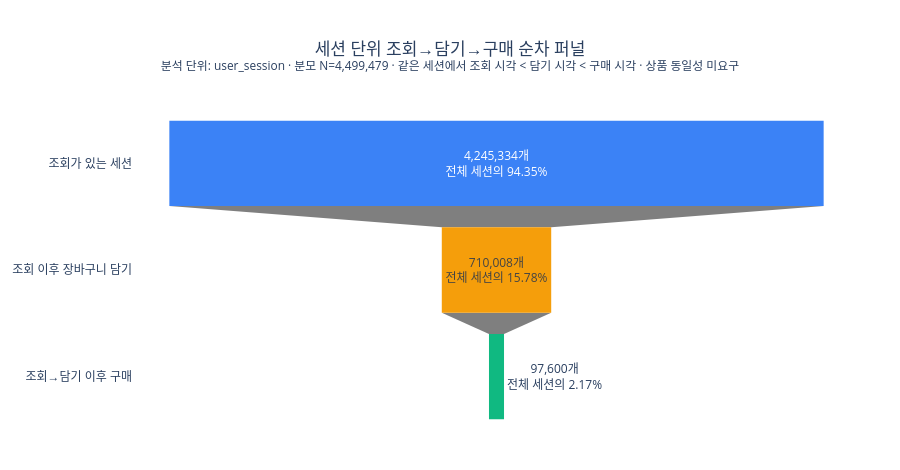

Here is the notebook cell this chart was saved with:
### Code cell
session_text = [
    f"{count:,}개<br>전체 세션의 {rate:.2f}%"
    for count, rate in zip(session_funnel['세션 수'], session_funnel['전체분모대비_pct'])
]
fig = go.Figure(go.Funnel(
    y=['조회가 있는 세션', '조회 이후 장바구니 담기', '조회→담기 이후 구매'],
    x=session_funnel['세션 수'],
    text=session_text,
    texttemplate='%{text}',
    marker=dict(color=[COLORS['view'], COLORS['cart'], COLORS['purchase']]),
    hovertemplate='%{y}<br>%{value:,}개<extra></extra>',
))
fig.update_layout(
    title=dict(
        text=(
            '세션 단위 조회→담기→구매 순차 퍼널'
            f'<br><sup>분석 단위: user_session · 분모 N={valid_session_n:,} · 같은 세션에서 조회 시각 &lt; 담기 시각 &lt; 구매 시각 · 상품 동일성 미요구</sup>'
        ),
        x=0.5, xanchor='center',
    ),
    paper_bgcolor='white', plot_bgcolor='white', height=470,
    margin=dict(l=40, r=40, t=110, b=40),
)
fig.show()

### Figure 1 — Plotly figure (JSON) as saved in the notebook; plotly's stock layout.template omitted (floating-point values rounded to 4 significant figures)
{"data": [{"hovertemplate": "%{y}<br>%{value:,}개<extra></extra>", "marker": {"color": ["#3B82F6", "#F59E0B", "#10B981"]}, "text": ["4,245,334개<br>전체 세션의 94.35%", "710,008개<br>전체 세션의 15.78%", "97,600개<br>전체 세션의 2.17%"], "texttemplate": "%{text}", "type": "funnel", "x": [4245334, 710008, 97600], "y": ["조회가 있는 세션", "조회 이후 장바구니 담기", "조회→담기 이후 구매"]}], "layout": {"height": 470, "margin": {"b": 40, "l": 40, "r": 40, "t": 110}, "paper_bgcolor": "white", "plot_bgcolor": "white", "title": {"text": "세션 단위 조회→담기→구매 순차 퍼널<br><sup>분석 단위: user_session · 분모 N=4,499,479 · 같은 세션에서 조회 시각 &lt; 담기 시각 &lt; 구매 시각 · 상품 동일성 미요구</sup>", "x": 0.5, "xanchor": "center"}}}
